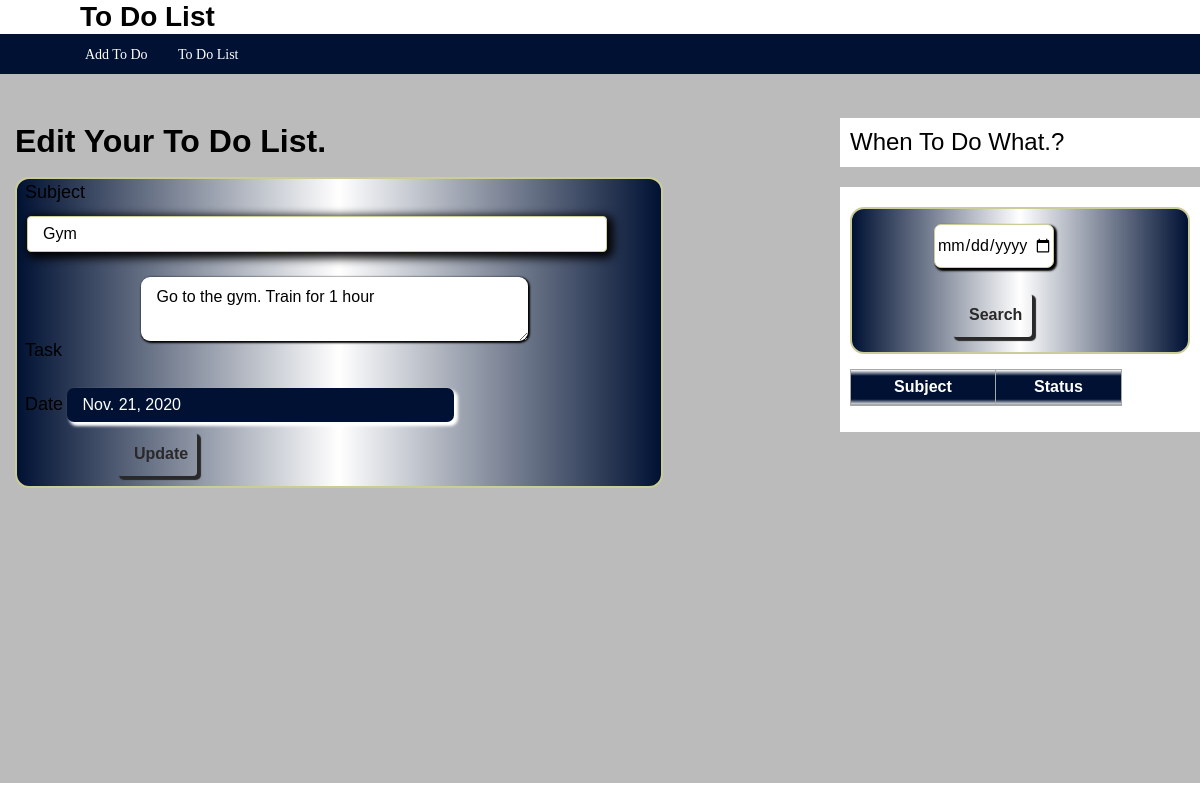
Screenshot of /edit/1 with the database file from the repository.
### todo/models.py (models this page shows, shortened)
class Todoing(models.Model):
    subject     =   models.CharField(max_length=200)
    task        =   models.TextField(max_length=200)
    date        =   models.DateField(blank=False, null=False)
    class Meta:
        verbose_name_plural  =  'Todoing'

### todo/views.py (the view)
# urls.py: path('edit/<int:id>', views.edit),
def edit(request, id):
    records = Todoing.objects.get(id=id)
    return render(request, "edit.html",{'todo':records})

### templates/edit.html (shortened to what this page needs)
<!DOCTYPE html>
{% extends 'base.html' %}
{% block content %}
  <h2 class="title mb-3">Edit Your To Do List.</h2>
    <form method="post" action="/update/{{ todo.id }}" enctype="multipart/form-data">{% csrf_token %}
        <label class="lable">Subject</label>
        <input type="text" class="baron" name="subject" id="todo.subject" maxlength="100" value="{{ todo.subject }}" required /><br>
        <label class="lable">Task</label>
        <textarea class="boron" name="task" id="todo.task" maxlength="5000" required>{{ todo.task }}</textarea><br><br>
        <label class="lable">Date</label>
        <input class="fin" name="date" id="todo.date" value="{{ todo.date }}" required /><br>
        <input type="submit" class="btn" value="Update" />
    </form>
{% endblock %}

### todo/static/css/style.css (style rules this page uses)
h1,h3,h2 { color: #033; font-weight: normal; }
.btn { background-color: #ccc; color: #033; box-shadow: 3px 3px 1px 1px; margin-left: 0; }
.fin { color: #fff; background-color: #013; box-shadow: 3px 3px 3px 1px; }
input { width: 60%; display: inline-block; border: 1px solid #cc9; box-sizing: border-box; height: 05%; border-radius: 07px; padding: 8px 15px 8px 15px; margin: 10px 0px 15px 85px; box-shadow: 2px 2px 2px 2px; }
input[type=submit] { margin: 10px 0px 10px 100px; width: 80px; }
.lable { color: #000; margin: 0 0 0 8px; font-size: 18px; background-color: ; }
textarea { width: 60%; display: inline-block; border: 1px solid #cccc99; box-sizing: border-box; border-radius: 09px; padding: 8px 15px 8px 15px; margin: 10px 0px 60px 82px; box-shadow: 1px 1px 2px 1px; }

### todo/static/css/main.css (style rules this page uses)
body, html { height: 100%; font-family: Poppins-Regular, sans-serif; }
h1,h2,h3,h4,h5,h6 { margin: 0px; color: #000; }
input { outline: none; border: none; }
textarea { outline: none; border: none; }

### rows the page displays
Todoing: subject "Gym", task "Go to the gym. Train for 1 hour", date "Nov. 21, 2020"
